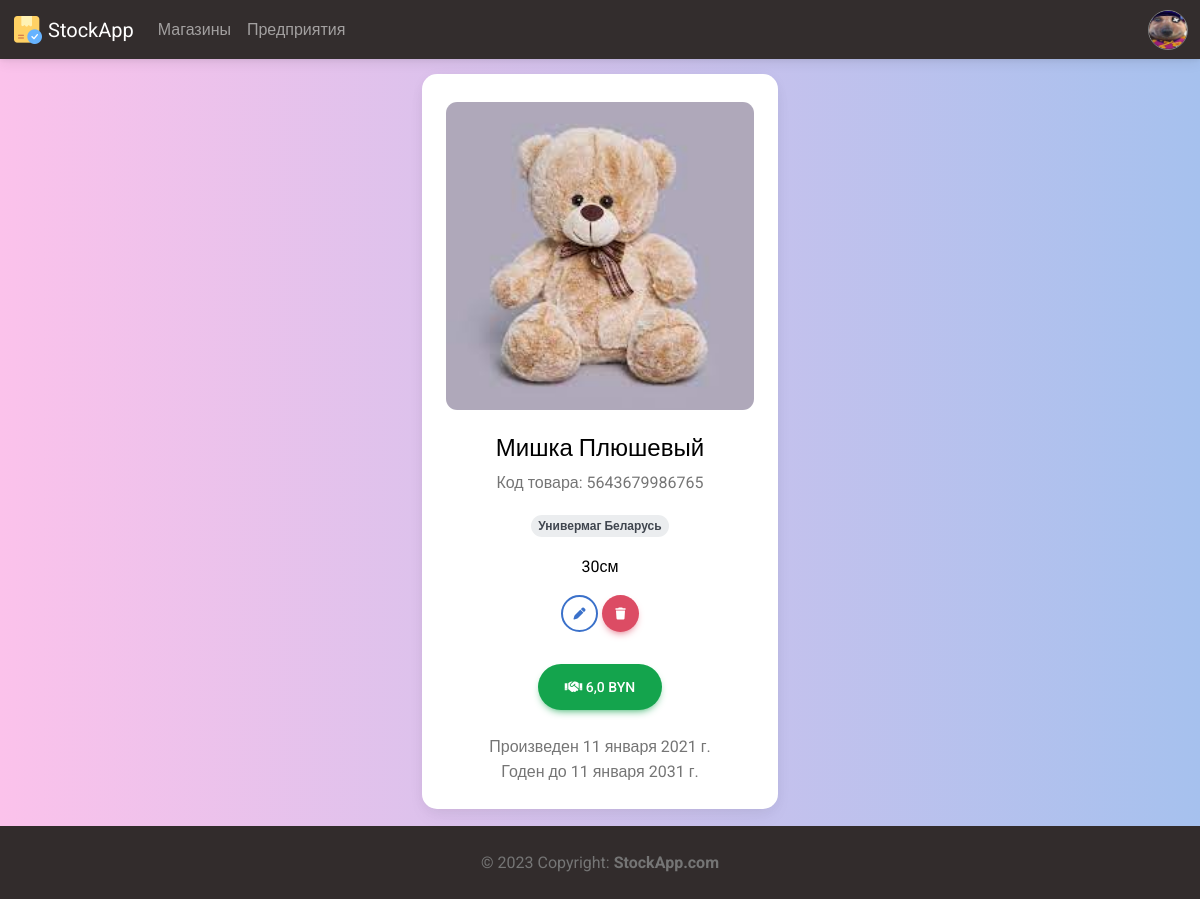
/manufacture/view_item/13 (signed in), run on the app's committed database.
### Members/models.py (models this page shows, shortened)
class Profile(models.Model):
    user = models.ForeignKey(settings.AUTH_USER_MODEL, on_delete=models.CASCADE, verbose_name='Пользователь')
    photo = models.ImageField(upload_to = 'avatars/%Y/%m/%d/', blank=False, verbose_name='Фото')
    bio = models.TextField(blank=True, verbose_name='О себе')
    manufactures = models.ManyToManyField('Manufacture.Manufacture', blank=True, verbose_name="Производства")
    shops = models.ManyToManyField('Shop.Shop', blank=True, verbose_name="Магазины")
    class Meta:
        verbose_name = 'Профиль'
        verbose_name_plural = 'Профили'
        ordering = ['-user', '-bio']

### Manufacture/models.py (models this page shows, shortened)
class CatalogItem(models.Model):
    manufacturer = models.ForeignKey('Manufacture', on_delete=models.CASCADE, blank=False, null=True, verbose_name='Производитель')
    name = models.CharField(max_length = 150, verbose_name='Название')
    bio = models.TextField(blank=True, verbose_name='О товаре')
    code = models.CharField(max_length = 13, verbose_name='Код товара')
    photo = models.ImageField(upload_to = 'catalog_items/%Y/%m/%d/', blank=False, verbose_name='Фото')
    date_of_manufacture = models.DateField(verbose_name='Дата производства')
    expiration_date = models.DateField(verbose_name='Годен до')
    price = models.FloatField(validators=[MinValueValidator(0.01), MaxValueValidator(252734999999999.97)], verbose_name='Цена')
    class Meta:
        verbose_name = 'Товар каталога'
        verbose_name_plural = 'Товары каталога'
        ordering = ['-name', '-id']

class Manufacture(models.Model):
    name = models.CharField(max_length = 150, verbose_name='Название', unique=True)
    photo = models.ImageField(upload_to = 'manufacture/%Y/%m/%d/', blank=False, verbose_name='Фото')
    bio = models.TextField(blank=True, verbose_name='О предприятии')
    code = models.CharField(max_length = 16, verbose_name='Код')
    class Meta:
        verbose_name = 'Предприятие'
        verbose_name_plural = 'Предприятия'
        ordering = ['-name', '-bio']

### Manufacture/views.py (the view)
# urls.py: path('view_item/<int:id>', view_item, name='view_item'),
@login_required(login_url='login')
def view_item(request, id):
    try:
        profile = Profile.objects.get(user=request.user)
        item = CatalogItem.objects.get(id=id)
        context = {
            'title': item.name,
            'request': request,
            'profile': profile,
            'item': item,
            'is_mine': True if profile.manufactures.filter(id=item.manufacturer.id).exists() else False,
        }
        return render(request, 'view_item.html', context)
    except:
        messages.success(request, ("Предприятия с таким именем не существует!"))
        return redirect('all_manufactures')

### Main/templatetags/main_tags.py (called while the page is built)
@register.inclusion_tag('modules/nav_profile.html')
def nav_profile(request):
    if request.user.is_authenticated:
        userobj = User.objects.get(username=request.user)
        profile = Profile.objects.get(user=userobj)
        context = {
            "request": request,
            "profile": profile,
        }
    else:
        context = {
            "request": request,
        }
    return context

### Manufacture/templates/view_item.html (shortened to what this page needs)
{% extends 'base.html' %}
{% load static %}
{% block head %}
<link rel="stylesheet" href="{% static 'styles/profile.css' %}">
{% endblock %}
{% block content %}
<section class="vh-100 gradient-custom-2">
  <div class="container py-5 h-100">
    <div class="row d-flex justify-content-center align-items-center h-100">
      <div class="col-md-12 col-xl-4">
        <div class="card" style="border-radius: 15px;">
          <div class="card-body text-center">
            <div class="mt-1 mb-4">
              {% if item.photo %}
                  <img src="{{ item.photo.url }}" class="img-fluid" alt="{{item.name}}" style="width: 100%; border-radius: 0.7rem;"/>
              {% else %}
                  <img src="{% static 'images/default_product.png' %}" class="img-fluid" alt="{{item.name}}" style="width: 100%; border-radius: 0.7rem;"/>
              {% endif %}
            </div>
            <h4 class="mb-2">{{item.name}}</h4>
            <p class="text-muted mb-3">Код товара: {{item.code}}</p>
            <a href="{% url 'view_manufacture' name=item.manufacturer.name %}" class="badge badge-secondary rounded-pill d-inline" title="Предприятие, выпустившее товар">{{item.manufacturer.name}}</a>
            <p class="mt-3">{{item.bio}}</p>
            {% if is_mine %}
            <div class="mb-4 pb-2">
              <a href="{% url 'edit_item' id=item.id %}" class="btn btn-outline-primary btn-floating" title="Редактировать">
                <i class="fas fa-pen"></i>
              </a>
              <a href="{% url 'delete_item' id=item.id %}" class="btn btn-danger btn-floating" title="Удалить">
                <i class="fas fa-trash"></i>
              </a>
            </div>
            {% endif %}
            {% if profile.shops.all %}
            <a href="{% url 'order' item=item.name %}" class="btn btn-success btn-rounded btn-lg" title="На склад">
              <i class="fas fa-handshake pe-none"></i>
              {{item.price}} BYN
            </a>
            {% endif %}
            {% if profile.shops.all %}
            <p class="text-muted mt-4 mb-0">Произведен {{item.date_of_manufacture}}</p>
            <p class="text-muted my-0">Годен до {{item.expiration_date}}</p>
            {% endif %}
            </div>
          </div>
        </div>
      </div>
    </div>
  </section>
{% endblock %}

### Main/templates/modules/nav_profile.html (shortened to what this page needs)
{% load static %}
<div class="dropdown">
    <a class="dropdown-toggle d-flex align-items-center hidden-arrow" href="#" id="navbarDropdownMenuAvatar" role="button" data-mdb-toggle="dropdown" aria-expanded="false">
        {% if request.user.is_authenticated %}
            {% if profile.photo != "default_user.png"%}
                <div class="nav_profile_box">
                    <img src="{{ profile.photo.url }}" alt="defaultUser">
                </div>
            {% else %}
                <div class="nav_profile_box">
                    <img src="{% static 'images/default_user.png' %}" alt="defaultUser">
                </div>
            {% endif %}
        {% else %}
        <div class="nav_profile_box">
            <img src="{% static 'images/login.png' %}" alt="NoUser">
        </div>
        {% endif %}
    </a>
</div>

### static/styles/profile.css (style rules this page uses)
.gradient-custom-2 { background: #fbc2eb; background: -webkit-linear-gradient(to right, rgba(251, 194, 235, 1), rgba(166, 193, 238, 1)); background: linear-gradient(to right, rgba(251, 194, 235, 1), rgba(166, 193, 238, 1)) }

### static/styles/base.css (style rules this page uses)
html, body { height: 100%; }

### Main/templates/modules/nav_profile.html (style rules this page uses)
.nav_profile_box { position: relative; overflow:hidden; width:40px; height: 40px; }
.nav_profile_box img { position: absolute; top:50%; left:50%; transform:translate(-50%,-50%); width:100%; height:100%; object-fit:cover; border-radius: 10rem; border: 1px solid gray; }

### data on the page
Profile: photo (picture)
CatalogItem: photo (picture), name "Мишка Плюшевый", code "5643679986765", manufacturer.name "Универмаг Беларусь", bio "30см", price "6,0", date_of_manufacture "11 января 2021 г.", expiration_date "11 января 2031 г."
